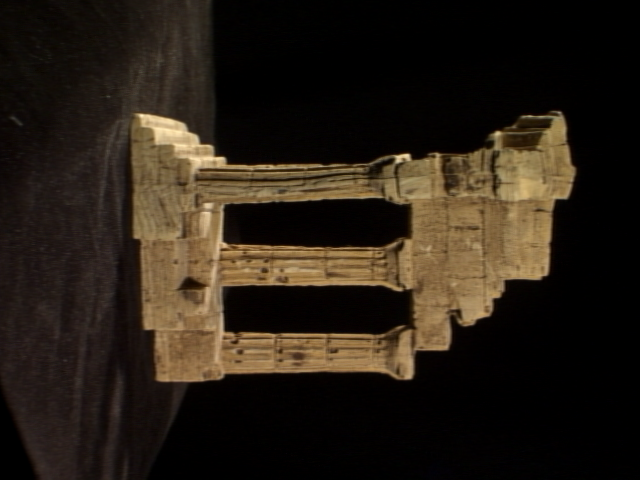
#> input picture en2550_homework/8/templeSparseRing/templeSR0001.png, 640 x 480 px; its folder holds 4 pictures in this run
$ jupyter execute EX8_190144D.ipynb   (Python 2 division)
#> lines starting #> are read from the running program, lines starting #| are printed output that depends on the picture; after the words box and inside, x2 and y2 are one past the last pixel; in counts of white or black regions, pixels touching at a corner belong together
Name : Dilshan J.V.A.P

Index number : 190144D

Exercise 8

[cell 1]
import numpy as np
import matplotlib.pyplot as plt
import cv2 as cv
from scipy.linalg import null_space

# 1

[cell 2]
f = open(r'templeSparseRing/templeSR_par.txt', 'r')
#> (reads en2550_homework/8/templeSparseRing/templeSR_par.txt from the repository)
assert f is not None
n = int(f.readline())
# Reading the informaiton of the first image
l = f.readline().split()
im1_fn = l[0]
K1 = np.array([float(i) for i in l[1:10]]).reshape ((3,3))
R1 = np.array([float(i) for i in l[10:19]]).reshape((3,3))
t1 = np.array([float(i) for i in l[19:22]]).reshape((3,1))
# Reading the informaiton of the second image
l = f.readline().split()
im2_fn = l[0]
K2 = np.array([float(i) for i in l[1:10]]).reshape((3,3))
R2 = np.array([float(i) for i in l[10:19]]).reshape((3,3))
t2 = np.array([float(i) for i in l[19:22]]).reshape((3,1))

# 2

[cell 3]
im1 = cv.imread(r'templeSparseRing/' + im1_fn, cv.IMREAD_COLOR)
#> im1 is the input picture: shape (480, 640, 3); mean B, G, R 21.5, 31.4, 40.2
im2 = cv.imread(r'templeSparseRing/' + im2_fn, cv.IMREAD_COLOR)
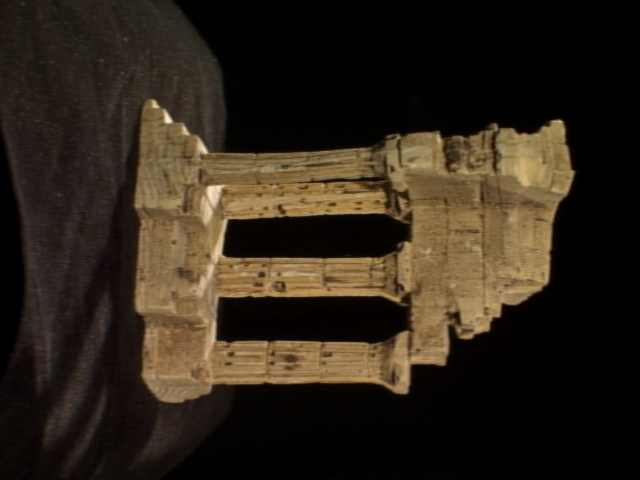
#> input picture en2550_homework/8/templeSparseRing/templeSR0002.png, 640 x 480 px
#> im2 is the input picture: shape (480, 640, 3); mean B, G, R 24.9, 36.5, 46.1
assert im1 is not None
assert im2 is not None
# Compute P1 and P2
P1 = K1 @ np.hstack((R1, t1)) # P = K*[R|t]
P2 = K2 @ np.hstack((R2, t2)) # P = K*[R|t]
print('P1 = \n', P1)
print('P2 = \n', P2)

# 3

[cell 4]
def skew(x):
    x = x.ravel()
    return np.array([[0, -x[2], x[1]], [x[2], 0, -x[0]], [-x[1], x[0], 0]])
C = null_space(P1)
C = C * np.sign(C[0, 0])
e2 = P2 @ C
e2x = skew(e2)
F = e2x @ P2 @ np.linalg.pinv(P1)
print('F = \n', F)
x = np.array([130, 115, 1])
cv.circle(im1, (x[0], x[1]), 5, (0, 0, 255), -1)
#> im1: shape (480, 640, 3); 0.03% of pixels changed, all inside (x1, y1, x2, y2) = (125, 110, 136, 121)
l2 = F @ x.T
p1 = np.array([0, (l2[0]*0 + l2[2])/l2[1]]).astype(int)
p2 = np.array([500, (l2[0]*500 + l2[2])/l2[1]]).astype(int)
cv.line(im2, (p1[0], p1[1]), (p2[0], p2[1]), (255,0, 0), 5)
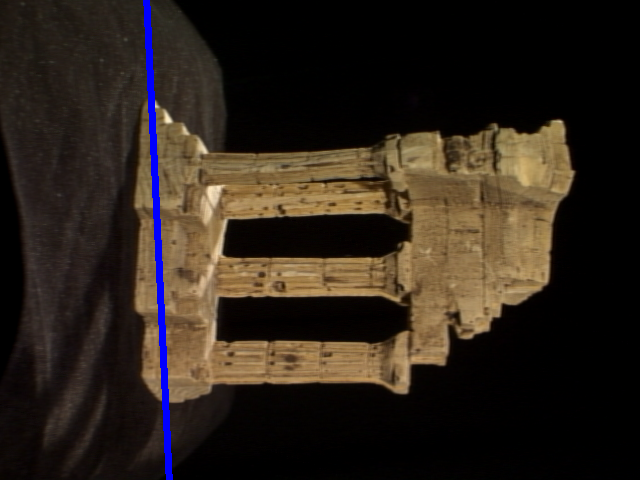
#> im2: shape (480, 640, 3); 1.09% of pixels changed, all inside (x1, y1, x2, y2) = (143, 0, 173, 480)
fig, ax = plt.subplots(1, 2, figsize=(18, 18))
ax[0].imshow(cv.cvtColor(im1, cv.COLOR_BGR2RGB))
ax[0].axis('off')
ax[1].imshow(cv.cvtColor(im2, cv.COLOR_BGR2RGB))
ax[1].axis('off')
plt.show()
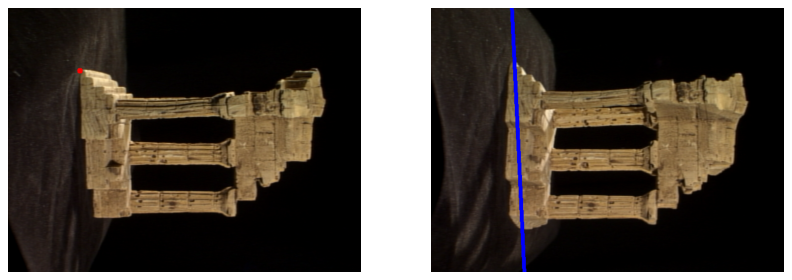
#> figure drawn by matplotlib, 2 panels

# 4

[cell 5]
image1 = cv.imread (r'templeSparseRing/'+im1_fn,0)
#> image1: shape (480, 640); min 0, max 236, mean 32.5
image2 = cv.imread (r'templeSparseRing/'+im2_fn,0)
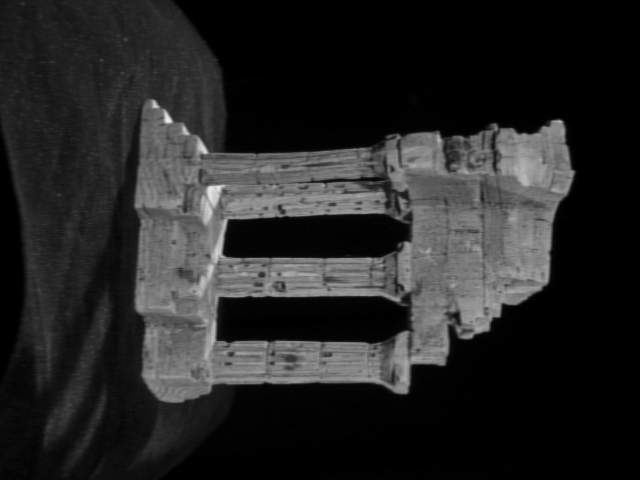
#> image2: shape (480, 640); min 0, max 235, mean 37.7
sift = cv.SIFT_create()
kp1, desc1 = sift.detectAndCompute(image1, None)
#> kp1 = 801 keypoints; strongest (x, y, size): (407, 156, 4.4), (398, 158, 5.5), (167, 131, 24), (497, 134, 4.9)
kp2, desc2 = sift.detectAndCompute(image2, None)
#> kp2 = 782 keypoints; strongest (x, y, size): (168, 119, 5.3), (249, 239, 30.2), (202, 148, 6.9), (535, 162, 48.8)
FLANN_INDEX_KDTREE = 1
indx_para = dict(algorithm = FLANN_INDEX_KDTREE,trees = 5)
search_para = dict (checks = 50)
flann = cv.FlannBasedMatcher(indx_para, search_para)
matches = flann.knnMatch(desc1, desc2, k=2)
#> matches = 801 matches
points1, points2 = [],[]

for i, (m,n) in enumerate (matches) :
    if m.distance < 0.8*n.distance:
        points2.append (kp2 [m.trainIdx].pt)
        points1.append (kp1 [m.queryIdx] .pt)
#> after the loop, points1 = 178 pairs, first value 115.8 to 575.1, second value 116.6 to 409.9; points2 = 178 pairs, first value 59.36 to 570.6, second value 126.4 to 418.5

points1= np.int32 (points1)
#> points1 = 178 pairs, first value 115 to 575, second value 116 to 409
points2 = np.int32 (points2)
#> points2 = 178 pairs, first value 59 to 570, second value 126 to 418

F ,mask = cv. findFundamentalMat(points1, points2, cv.FM_LMEDS)
#> F = [[-3.36e-07, 2.81e-06, -0.0348], [5.16e-06, -2.39e-07, -0.0018], [0.0331, -0.00254, 1]]; mask = 178 values, max 1 at index 0, min 0 at index 8, mean 0.753
pointsl = points1[mask.ravel () == 1]
#> pointsl = 134 pairs, first value 115 to 573, second value 128 to 409
points2 = points2 [mask.ravel () == 1]
#> points2 = 134 pairs, first value 98 to 570, second value 128 to 414

def drawlines (img1, img2, lines, pts1,pts2):
    r,c = img1. shape
    img1 = cv.cvtColor (img1, cv. COLOR_GRAY2BGR)
    img2 = cv.cvtColor (img2, cv.COLOR_GRAY2BGR)
    for r,pt1, pt2 in zip (lines, pts1, pts2) :
        color = tuple(np. random.randint(0, 255, 3).tolist())
        x0,y0 = map(int, [0,-r[2]/r[1]])
        x1,y1 = map (int, [c,-(r[2]+r[0]*c)/r[1]])
        img1 = cv.line (img1,(x0, y0) , (x1, y1), color, 1)
        img1 = cv.circle (img1, tuple (pt1), 5, color, -1)
        img2 = cv.circle (img2, tuple (pt2) , 5, color, -1)
    return img1, img2
lins1 = cv.computeCorrespondEpilines (points2.reshape(-1, 1, 2),2,F)
#> lins1 = 134 rows, first 8: [0.998, -0.0669, -89.36], [0.998, -0.0642, -123.7], [0.998, -0.0641, -125], [0.998, -0.0641, -124.4], [0.998, -0.0641, -124.8], [0.998, -0.064, -125.6], [0.998, -0.0639, -127.4], [0.998, -0.0634, -132.7]
lins1 = lins1.reshape (-1, 3)
image3, image4 = drawlines (image1, image2, lins1, points1, points2)
#> the loop in drawlines, `for r,pt1, pt2 in zip (lines, pts1, pts2) :` made 134 passes
#> (r, pt1, pt2, color, y0, y1) on passes 1 to 8: ([0.998, -0.0669, -89.36], [115, 409], [98, 414], (172, 47, 117), -1335, 8209), ([0.998, -0.0642, -123.7], [134, 163], [142, 140], (192, 67, 251), -1928, 8026), ([0.998, -0.0641, -125], [136, 174], [143, 148], (195, 103, 9), -1952, 8018), ([0.998, -0.0641, -124.4], [136, 187], [142, 160], (211, 21, 242), -1940, 8022), ([0.998, -0.0641, -124.8], [137, 200], [142, 171], (36, 87, 70), -1947, 8020), ([0.998, -0.064, -125.6], [143, 275], [140, 255], (216, 88, 140), -1962, 8015), ([0.998, -0.0639, -127.4], [147, 300], [141, 278], (58, 193, 230), -1994, 8005), ([0.998, -0.0634, -132.7], [156, 354], [144, 349], (39, 87, 174), -2091, 7975)
#> after the loop in drawlines, `for r,pt1, pt2 in zip (lines, pts1, pts2) :`:
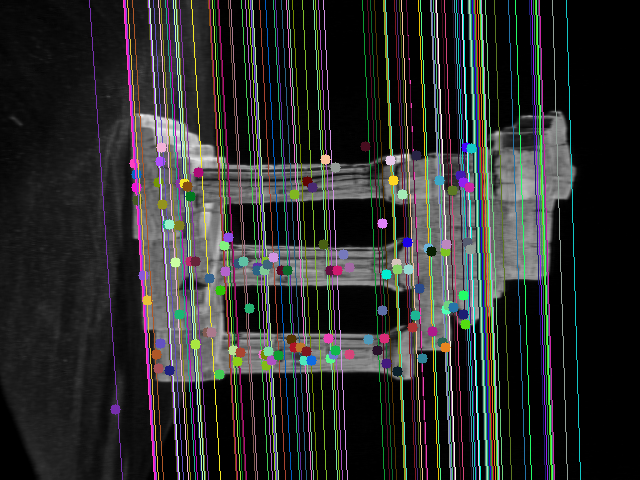
#> img1: shape (480, 640, 3); mean B, G, R 45.3, 46.4, 45.4
#> after the loop in drawlines, `for r,pt1, pt2 in zip (lines, pts1, pts2) :`:
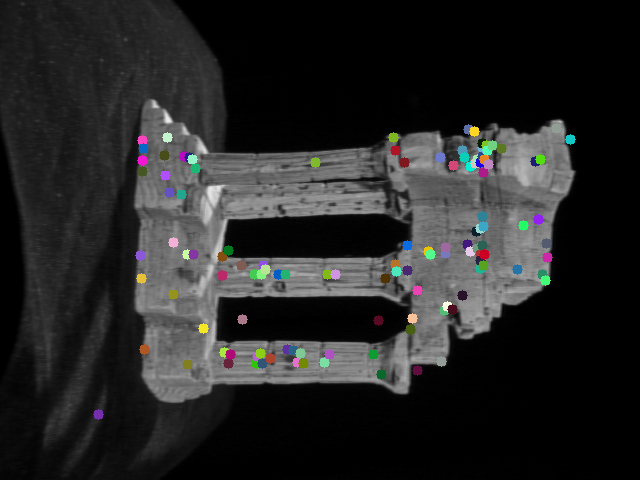
#> img2: shape (480, 640, 3); mean B, G, R 38.2, 38.4, 38.2

lins2 = cv.computeCorrespondEpilines (points2.reshape (-1,1,2) , 2, F)
#> lins2 has the same summary as lins1
lins2 = lins2.reshape (-1, 3)
image5, image6 = drawlines (image2, image1, lins2, points2, pointsl)
#> the loop in drawlines (call 2), `for r,pt1, pt2 in zip (lines, pts1, pts2) :` made 134 passes
#> (r, pt1, pt2, color, y0, y1) on passes 1 to 8: ([0.998, -0.0669, -89.36], [98, 414], [115, 409], (92, 43, 83), -1335, 8209), ([0.998, -0.0642, -123.7], [142, 140], [134, 163], (177, 41, 93), -1928, 8026), ([0.998, -0.0641, -125], [143, 148], [136, 174], (174, 149, 201), -1952, 8018), ([0.998, -0.0641, -124.4], [142, 160], [136, 187], (89, 242, 224), -1940, 8022), ([0.998, -0.0641, -124.8], [142, 171], [137, 200], (219, 73, 28), -1947, 8020), ([0.998, -0.064, -125.6], [140, 255], [143, 275], (235, 209, 105), -1962, 8015), ([0.998, -0.0639, -127.4], [141, 278], [147, 300], (186, 128, 214), -1994, 8005), ([0.998, -0.0634, -132.7], [144, 349], [156, 354], (63, 16, 106), -2091, 7975)
#> pass 1, in drawlines (call 2), `img1 = cv.line (img1,(x0, y0) , (x1, y1), color, 1)`:
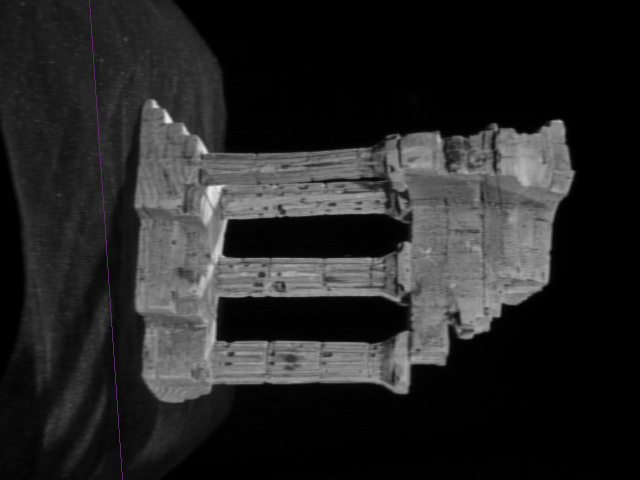
#> img1: shape (480, 640, 3); mean B, G, R 37.8, 37.7, 37.8
#> pass 2, in drawlines (call 2), `img1 = cv.line (img1,(x0, y0) , (x1, y1), color, 1)`:
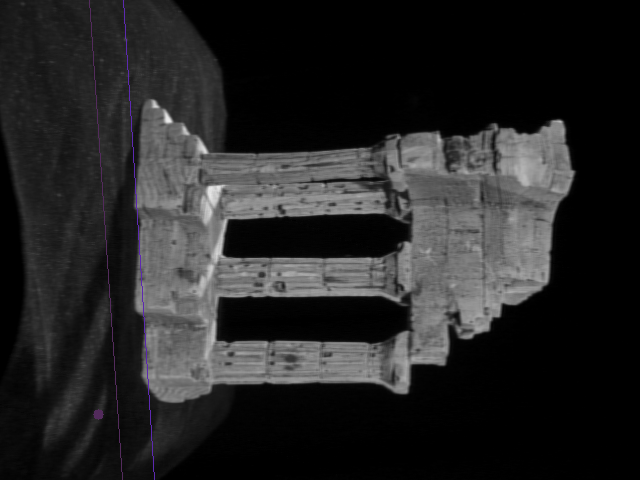
#> img1: shape (480, 640, 3); mean B, G, R 38, 37.7, 37.9
#> after the loop in drawlines (call 2), `for r,pt1, pt2 in zip (lines, pts1, pts2) :`:
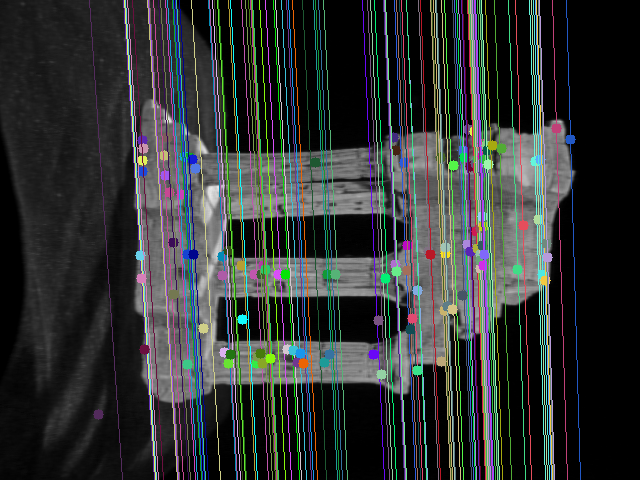
#> img1: shape (480, 640, 3); 17.17% of pixels changed, all inside (x1, y1, x2, y2) = (124, 0, 581, 480)
#> after the loop in drawlines (call 2), `for r,pt1, pt2 in zip (lines, pts1, pts2) :`:
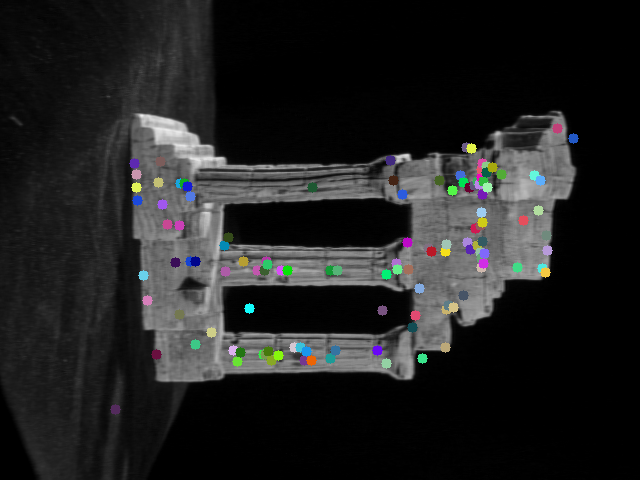
#> img2: shape (480, 640, 3); mean B, G, R 33.5, 33.5, 33.1
plt. figure (figsize=(20, 20) )
plt. subplot (121), plt. imshow (image3)
plt. subplot (122), plt. imshow (image5)
plt.show()
#> figure, not shown here; B, G, R data is drawn as R, G, B
